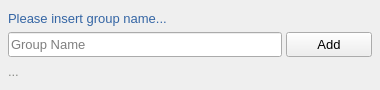
<?xml version="1.0" encoding="UTF-8"?>
<ui version="4.0">
 <class>CreateNewGroupObject</class>
 <widget class="QWidget" name="CreateNewGroupObject">
  <property name="geometry">
   <rect>
    <x>0</x>
    <y>0</y>
    <width>380</width>
    <height>90</height>
   </rect>
  </property>
  <property name="minimumSize">
   <size>
    <width>380</width>
    <height>69</height>
   </size>
  </property>
  <property name="maximumSize">
   <size>
    <width>380</width>
    <height>90</height>
   </size>
  </property>
  <property name="windowTitle">
   <string>Add New Group</string>
  </property>
  <layout class="QGridLayout" name="gridLayout">
   <property name="leftMargin">
    <number>8</number>
   </property>
   <property name="topMargin">
    <number>8</number>
   </property>
   <property name="rightMargin">
    <number>8</number>
   </property>
   <property name="bottomMargin">
    <number>8</number>
   </property>
   <property name="spacing">
    <number>4</number>
   </property>
   <item row="2" column="0" colspan="2">
    <widget class="QLabel" name="serverMessageLabel">
     <property name="minimumSize">
      <size>
       <width>362</width>
       <height>20</height>
      </size>
     </property>
     <property name="maximumSize">
      <size>
       <width>362</width>
       <height>20</height>
      </size>
     </property>
     <property name="font">
      <font>
       <pointsize>10</pointsize>
      </font>
     </property>
     <property name="styleSheet">
      <string notr="true">color:rgb(136, 138, 133)</string>
     </property>
     <property name="text">
      <string>...</string>
     </property>
    </widget>
   </item>
   <item row="1" column="1">
    <widget class="QPushButton" name="addButton">
     <property name="minimumSize">
      <size>
       <width>80</width>
       <height>25</height>
      </size>
     </property>
     <property name="maximumSize">
      <size>
       <width>120</width>
       <height>25</height>
      </size>
     </property>
     <property name="font">
      <font>
       <pointsize>10</pointsize>
      </font>
     </property>
     <property name="text">
      <string>Add</string>
     </property>
     <property name="icon">
      <iconset>
       <normalon>../../../../Resources/icons/addGroup.png</normalon>
      </iconset>
     </property>
     <property name="iconSize">
      <size>
       <width>20</width>
       <height>20</height>
      </size>
     </property>
    </widget>
   </item>
   <item row="1" column="0">
    <widget class="QLineEdit" name="lineEdit">
     <property name="minimumSize">
      <size>
       <width>274</width>
       <height>25</height>
      </size>
     </property>
     <property name="maximumSize">
      <size>
       <width>274</width>
       <height>25</height>
      </size>
     </property>
     <property name="font">
      <font>
       <pointsize>10</pointsize>
      </font>
     </property>
     <property name="placeholderText">
      <string>Group Name</string>
     </property>
    </widget>
   </item>
   <item row="0" column="0">
    <widget class="QLabel" name="label_2">
     <property name="minimumSize">
      <size>
       <width>0</width>
       <height>20</height>
      </size>
     </property>
     <property name="maximumSize">
      <size>
       <width>16777215</width>
       <height>20</height>
      </size>
     </property>
     <property name="font">
      <font>
       <pointsize>10</pointsize>
      </font>
     </property>
     <property name="styleSheet">
      <string notr="true">color: rgb(52, 101, 164);</string>
     </property>
     <property name="text">
      <string>Please insert group name...</string>
     </property>
    </widget>
   </item>
  </layout>
 </widget>
 <resources/>
 <connections/>
</ui>
